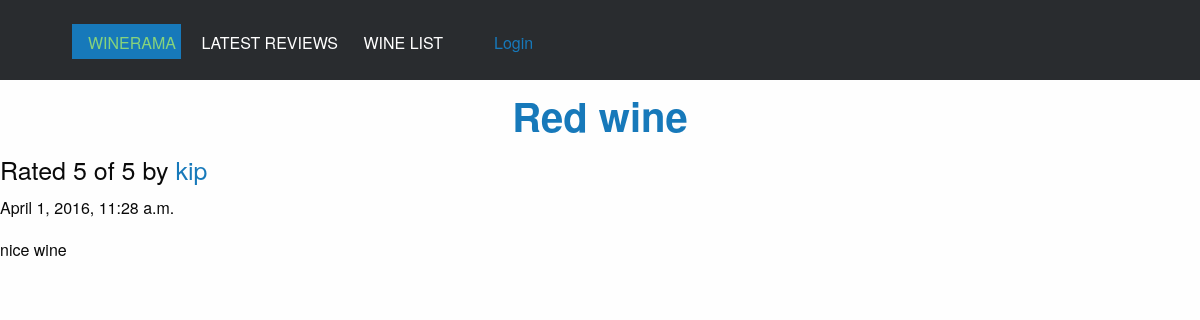
Page /review/1/ on the committed database.
### reviews/models.py (models this page shows, shortened)
class Review(models.Model):
    RATING_CHOICES = (
        (1, '1'),
        (2, '2'),
        (3, '3'),
        (4, '4'),
        (5, '5'),
    )
    wine = models.ForeignKey(Wine)
    pub_date = models.DateTimeField('date published')
    user_name = models.CharField(max_length=100)
    comment = models.CharField(max_length=200)
    rating = models.IntegerField(choices=RATING_CHOICES)

class Wine (models.Model):
    name =  models.CharField(max_length=200)

### reviews/views.py (the view)
# urls.py: url(r'^review/(?P<review_id>[0-9]+)/$', views.review_detail, name='review_detail'),
def review_detail(request, review_id):
    review = get_object_or_404(Review, pk=review_id)
    return render(request, 'reviews/review_detail.html',{'review' :review} )

### reviews/templates/reviews/review_detail.html
{% extends 'reviews/base.html' %}
{% load staticfiles %}
{% block title %}
<h2><a href="{% url 'reviews:wine_detail' review.wine.id %}">{{ review.wine.name }}</a></h2>
{% endblock %}
{% block content %}
<h4>Rated {{ review.rating }} of 5 by <a href="{& url ' reviews.user_review_list' review.user_name %}">{{ review.user_name}}</a> </h4>
<p>{{ review.pub_date }}</p>
<p>{{ review.comment }}</p>
{% endblock %}

### static/css/aapp.css (style rules this page uses)
h2 { text-align: center; font-weight: 700; }

### rows in the picture
Review: wine.name "Red wine", rating "5", user_name "kip", pub_date "April 1, 2016, 11:28 a.m.", comment "nice wine"
